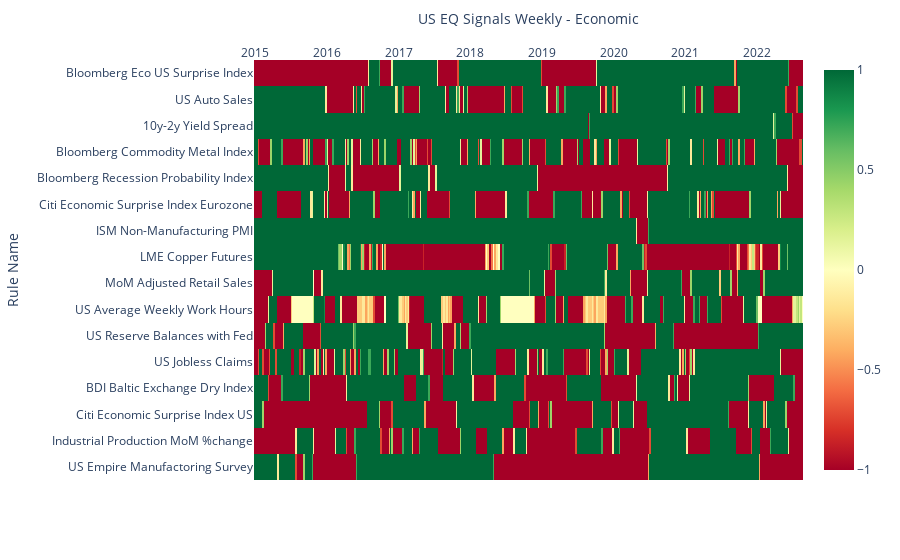

Source (notebook cell):
### Markdown cell above
## WEEKLY

### Code cell
plot(heatmap_econ_df.resample('W', label='left').mean().T, y_title= "Rule Name", x_title="US EQ Signals Weekly - Economic")

### Figure 1 — Plotly figure (JSON) as saved in the notebook; plotly's stock layout.template omitted (floating-point values rounded to 4 significant figures; data arrays with more than 128 entries replaced by an {"elided": "..."} marker saying what was removed)
{"data": [{"coloraxis": "coloraxis", "hovertemplate": "US EQ Signals Weekly - Economic: %{x}<br>Rule Name: %{y}<br>color: %{z}<extra></extra>", "name": "0", "type": "heatmap", "x": {"elided": "400 str values"}, "xaxis": "x", "y": ["Bloomberg Eco US Surprise Index", "US Auto Sales", "10y-2y Yield Spread", "Bloomberg Commodity Metal Index", "Bloomberg Recession Probability Index", "Citi Economic Surprise Index Eurozone", "ISM Non-Manufacturing PMI", "LME Copper Futures", "MoM Adjusted Retail Sales", "US Average Weekly Work Hours", "US Reserve Balances with Fed", "US Jobless Claims", "BDI Baltic Exchange Dry Index", "Citi Economic Surprise Index US", "Industrial Production MoM %change", "US Empire Manufactoring Survey"], "yaxis": "y", "z": {"elided": "16x400 float values"}}], "layout": {"coloraxis": {"colorscale": [[0, "rgb(165,0,38)"], [0.1, "rgb(215,48,39)"], [0.2, "rgb(244,109,67)"], [0.3, "rgb(253,174,97)"], [0.4, "rgb(254,224,139)"], [0.5, "rgb(255,255,191)"], [0.6, "rgb(217,239,139)"], [0.7, "rgb(166,217,106)"], [0.8, "rgb(102,189,99)"], [0.9, "rgb(26,152,80)"], [1, "rgb(0,104,55)"]]}, "margin": {"t": 60}, "xaxis": {"anchor": "y", "constrain": "domain", "domain": [0, 1], "scaleanchor": "y", "side": "top", "title": {"text": "US EQ Signals Weekly - Economic"}}, "yaxis": {"anchor": "x", "autorange": "reversed", "constrain": "domain", "domain": [0, 1], "title": {"text": "Rule Name"}}}}
